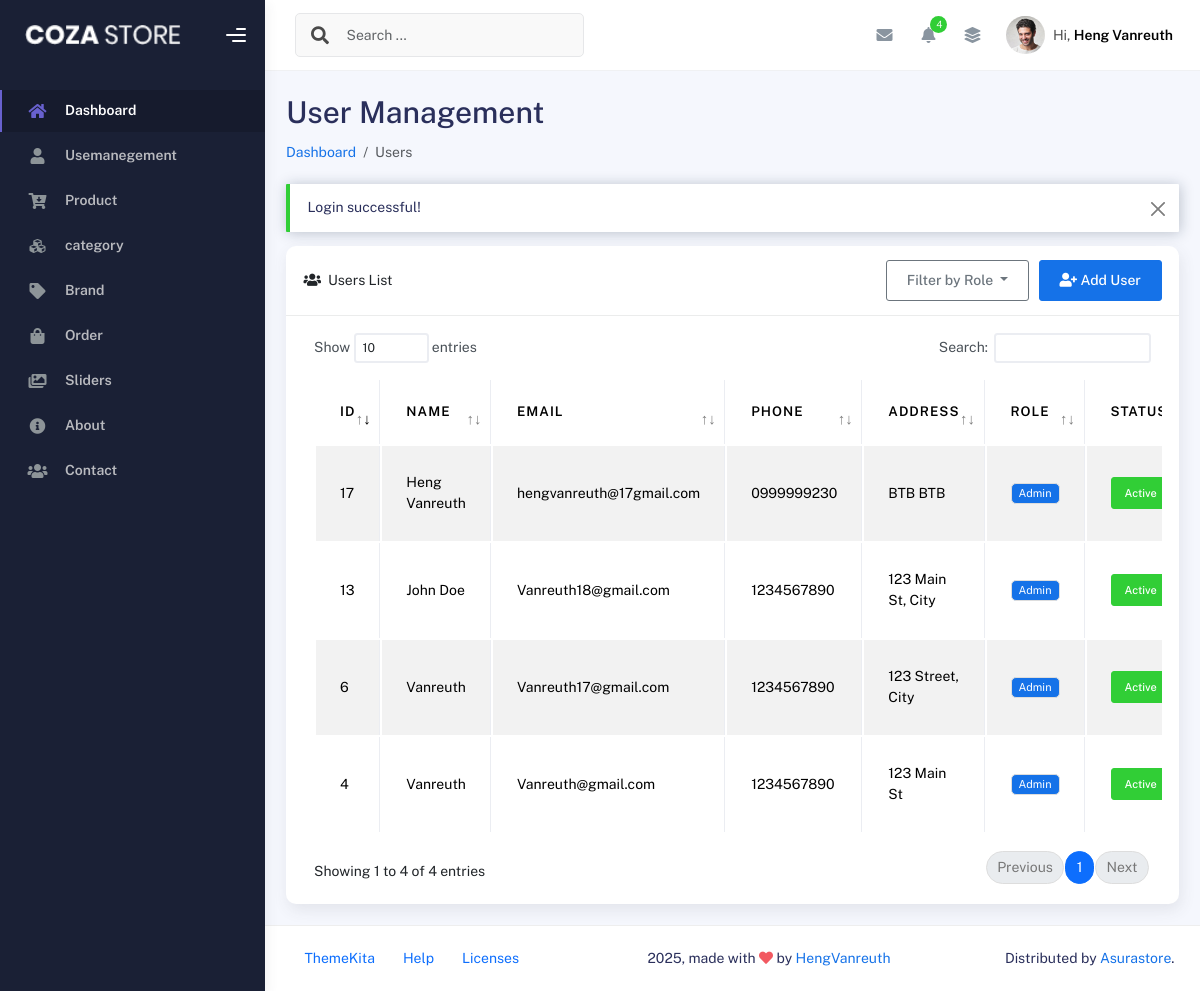
The page /admin/index.php?p=usermagement (signed in) on the database its author committed.
### tables this page shows
CREATE TABLE `users` (
  `id` int(11) NOT NULL,
  `name` varchar(255) NOT NULL,
  `email` varchar(255) NOT NULL,
  `password` varchar(255) NOT NULL,
  `phone` varchar(20) DEFAULT NULL,
  `address` text DEFAULT NULL,
  `role` enum('customer','admin') DEFAULT 'customer',
  `created_at` timestamp NOT NULL DEFAULT current_timestamp(),
  `status` varchar(11) NOT NULL
);

### admin/models/User.php (called while the page is built, shortened)
<?php
class User {
    private $pdo;
    public function __construct($pdo) {
        $this->pdo = $pdo;
    }
    public function getAllUsers() {
        $stmt = $this->pdo->query("SELECT * FROM users");
        return $stmt->fetchAll(PDO::FETCH_ASSOC);
    }
}
?>

### admin/views/user/list.php (the view, shortened to what this page needs)
<?php
require_once __DIR__ . '/../../models/User.php';
$pdo = Database::connect();
$userModel = new User($pdo);
$roleFilter = isset($_GET['role']) ? $_GET['role'] : null;
if ($roleFilter) {
    $users = $userModel->getUsersByRole($roleFilter);
} else {
    $users = $userModel->getAllUsers();
}
?>
<div class="container-fluid px-4">
    <h1 class="mt-4">User Management</h1>
    <ol class="breadcrumb mb-4">
        <li class="breadcrumb-item"><a href="/eccommerce/admin">Dashboard</a></li>
        <li class="breadcrumb-item active">Users</li>
    </ol>
    <?php if (isset($_SESSION['success'])): ?>
        <div class="alert alert-success alert-dismissible fade show" role="alert">
            <?php
            echo $_SESSION['success'];
            ?>
            <button type="button" class="btn-close" data-bs-dismiss="alert" aria-label="Close"></button>
        </div>
    <?php endif; ?>
    <div class="card mb-4">
        <div class="card-header d-flex justify-content-between align-items-center">
            <div>
                <i class="fas fa-users me-1"></i>
                Users List
            </div>
            <div>
                <div class="btn-group me-2">
                    <button type="button" class="btn btn-outline-secondary dropdown-toggle" data-bs-toggle="dropdown" aria-expanded="false">
                        Filter by Role
                    </button>
                </div>
                <button type="button" class="btn btn-primary" data-bs-toggle="modal" data-bs-target="#addUserModal">
                    <i class="fas fa-user-plus"></i> Add User
                </button>
            </div>
        </div>
        <div class="card-body">
            <div class="table-responsive">
                <table id="usersTable" class="table table-bordered table-striped">
                    <thead>
                        <tr>
                            <th>ID</th>
                            <th>Name</th>
                            <th>Email</th>
                            <th>Phone</th>
                            <th>Address</th>
                            <th>Role</th>
                            <th>Status</th>
                        </tr>
                    </thead>
                    <tbody>
                        <?php foreach ($users as $user): ?>
                            <tr>
                                <td><?php echo htmlspecialchars($user['id']); ?></td>
                                <td><?php echo htmlspecialchars($user['name']); ?></td>
                                <td><?php echo htmlspecialchars($user['email']); ?></td>
                                <td><?php echo htmlspecialchars($user['phone']); ?></td>
                                <td><?php echo htmlspecialchars($user['address']); ?></td>
                                <td>
                                    <span class="badge bg-<?php echo $user['role'] === 'admin' ? 'primary' : 'secondary'; ?>">
                                        <?php echo ucfirst($user['role']); ?>
                                    </span>
                                </td>
                                <td>
                                    <button type="button"
                                            class="btn btn-sm <?php echo $user['status'] === 'active' ? 'btn-success' : 'btn-secondary'; ?>"
                                            data-bs-toggle="modal"
                                            data-bs-target="#statusModal"
                                            data-id="<?php echo $user['id']; ?>"
                                            data-name="<?php echo htmlspecialchars($user['name']); ?>"
                                            data-status="<?php echo $user['status']; ?>">
                                        <?php echo ucfirst($user['status']); ?>
                                    </button>
                                </td>
                            </tr>
                        <?php endforeach; ?>
                    </tbody>
                </table>
            </div>
        </div>
    </div>
</div>

### rows shown on the page
users: id "4", name "Vanreuth", email "Vanreuth@gmail.com", phone "1234567890", address "123 Main St", role "Admin", status "Active"
users: id "6", name "Vanreuth", email "Vanreuth17@gmail.com", phone "1234567890", address "123 Street, City", role "Admin", status "Active"
users: id "13", name "John Doe", email "Vanreuth18@gmail.com", phone "1234567890", address "123 Main St, City", role "Admin", status "Active"
users: id "17", name "Heng Vanreuth", email "hengvanreuth@17gmail.com", phone "0999999230", address "BTB BTB", role "Admin", status "Active"

### other values the page prints
$user['name'] "Heng Vanreuth"
$_SESSION['success'] "Login successful!"
